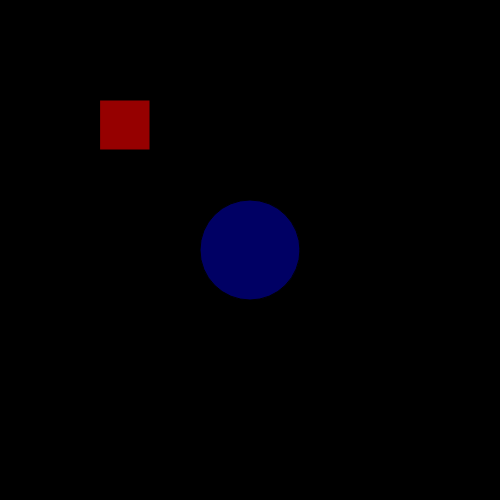
Frame 1 (no input)
Frame 60 (no input): identical to frame 1, image omitted
Frame 120 (the mouse pressed at the canvas centre since frame 60): identical to frame 1, image omitted

The p5.js sketch that drew this single still picture (run headless with seeded random() and noise() and a simulated clock; from frame 60 on, the mouse is pressed at the canvas centre):

// p5.js sketch
// ── sketch.js

var x = 100;
  var y = 100;
  var speed = 4;
function setup() {

  createCanvas(500, 500);
  
}

function draw() {
  background(0);
  
  fill(255, 0, 0, 150);
  rect(x, y, 50,50);
  
  
  fill(0, 0, 255, 100);
  ellipse(250, 250, 100, 100);
}
